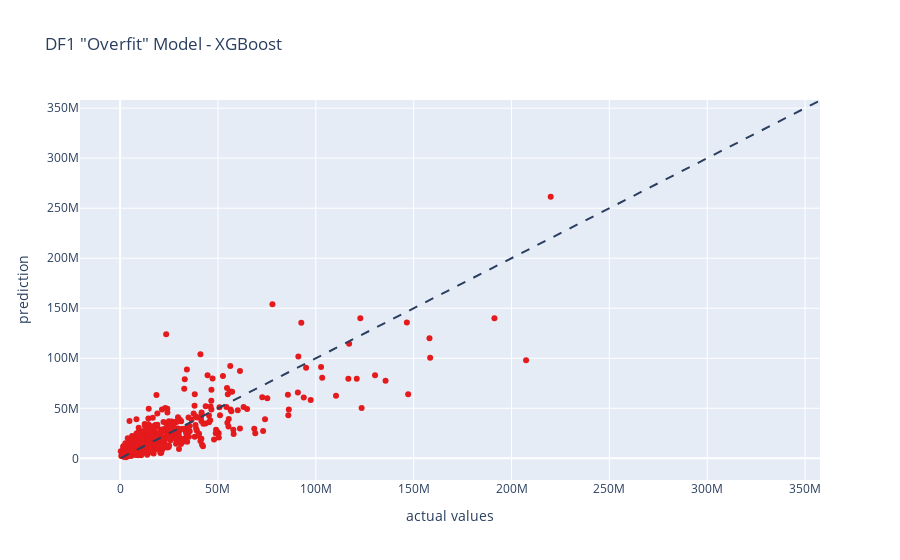

Here is the notebook cell this chart was saved with:
### Markdown cell above
# 4) XGBoost

### Let's try using XGBoost, another non parametric method that uses "gradient boosting" to minimize loss.

### Like a decision tree, it will apply regression by splitting the data and minimizing this loss function.

## DF1 "Overfit"

### (Need to pip install XGBoost if you do not have it)

### Code cell
# %pip install xgboost

# Let's try using XGBoost, another non parametric method that uses "gradient boosting" to minimize loss 
# Like a decision tree, it will apply regression by splitting the data and minimizing this function
from xgboost import XGBRegressor

X = df1.drop(columns=['Opening'])
y = df1['Opening']

X_train, X_test, y_train, y_test = train_test_split(X, y, test_size = 0.25, random_state=1)

model = XGBRegressor()

model.fit(X_train, y_train)
y_pred = model.predict(X_test)

DF1XGBTrain = model.score(X_train, y_train)
DF1XGBTest = model.score(X_test, y_test)
print("DF1 'Overfit' XGB Training score: ", round(DF1XGBTrain,2))
print("DF1 'Overfit' XBG Testing score: ", round(DF1XGBTest,2))

y_pred = model.predict(X_test)
dfTestResults = pd.DataFrame({'Actual': y_test,'Predicted': y_pred, 'Difference': y_test - y_pred})
dfTestResults['Actual'] = (dfTestResults['Actual'] / 1000000)
dfTestResults['Predicted'] = (dfTestResults['Predicted'] / 1000000)
dfTestResults['Difference'] = (dfTestResults['Difference'] / 1000000)

display(dfTestResults)

fig = px.scatter(x=y_test, y=y_pred, labels={'x': 'actual values', 'y': 'prediction'}, title = 'DF1 "Overfit" Model - XGBoost',
               color_discrete_sequence=px.colors.qualitative.Set1 )
fig.add_shape(
    type="line", line=dict(dash='dash'),
    x0=y.min(), y0=y.min(),
    x1=y.max(), y1=y.max()
)
fig.show()

### Figure 1 — Plotly figure (JSON) as saved in the notebook; plotly's stock layout.template omitted (floating-point values rounded to 4 significant figures; data arrays with more than 128 entries replaced by an {"elided": "..."} marker saying what was removed)
{"data": [{"hovertemplate": "actual values=%{x}<br>prediction=%{y}<extra></extra>", "legendgroup": "", "marker": {"color": "rgb(228,26,28)", "symbol": "circle"}, "mode": "markers", "name": "", "orientation": "v", "showlegend": false, "type": "scatter", "x": {"elided": "748 int values"}, "xaxis": "x", "y": {"elided": "748 float values"}, "yaxis": "y"}], "layout": {"legend": {"tracegroupgap": 0}, "shapes": [{"line": {"dash": "dash"}, "type": "line", "x0": 317213, "x1": 357115007, "y0": 317213, "y1": 357115007}], "title": {"text": "DF1 \"Overfit\" Model - XGBoost"}, "xaxis": {"anchor": "y", "domain": [0, 1], "title": {"text": "actual values"}}, "yaxis": {"anchor": "x", "domain": [0, 1], "title": {"text": "prediction"}}}}
